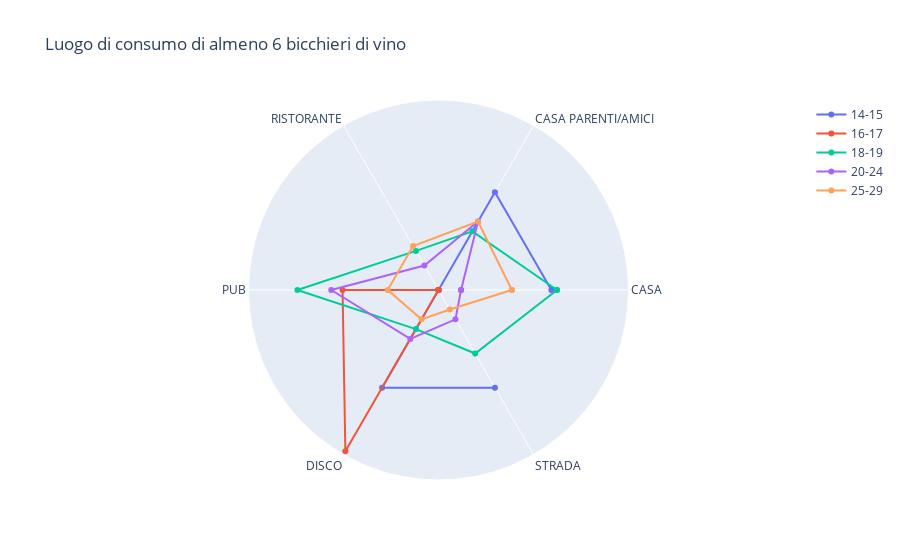

Notebook source saved alongside this figure:
### Code cell
import plotly.graph_objects as go
import plotly.offline as pyo


categories = ['CASA', 'CASA PARENTI/AMICI', 'RISTORANTE', 'PUB', 'DISCO', 'STRADA']
categories = [*categories, categories[0]]

# fascia eta 1, fascia eta 2, fascia eta 3, ...
fascia_5=[0.2,0.2,0,0,0.2]
fascia_6=[0,0,0,0.17,0.33,0]
fascia_7=[0.21,0.12,0.08,0.25,0.08,0.13]
fascia_8=[0.04,0.14,0.05,0.19,0.10,0.06]
fascia_9=[0.13,0.14,0.09,0.09,0.06,0.04]

fascia_5=[*fascia_5, fascia_5[0]]
fascia_6=[*fascia_6, fascia_6[0]]
fascia_7=[*fascia_7, fascia_7[0]]
fascia_8=[*fascia_8, fascia_8[0]]
fascia_9=[*fascia_9, fascia_9[0]]

fig = go.Figure(
    data=[
        go.Scatterpolar(r=fascia_5, theta=categories, name='14-15'),
        go.Scatterpolar(r=fascia_6, theta=categories, name='16-17'),
        go.Scatterpolar(r=fascia_7, theta=categories, name='18-19'),
        go.Scatterpolar(r=fascia_8, theta=categories, name='20-24'),
        go.Scatterpolar(r=fascia_9, theta=categories, name='25-29'),
    ],
    layout=go.Layout(
        title=go.layout.Title(text='Luogo di consumo di almeno 6 bicchieri di vino'),
        polar={'radialaxis': {'visible': False}},
        showlegend=True,
    )
)

fig.show()

### Figure 1 — Plotly figure (JSON) as saved in the notebook; plotly's stock layout.template omitted (floating-point values rounded to 4 significant figures)
{"data": [{"name": "14-15", "r": [0.2, 0.2, 0, 0, 0.2, 0.2], "theta": ["CASA", "CASA PARENTI/AMICI", "RISTORANTE", "PUB", "DISCO", "STRADA", "CASA"], "type": "scatterpolar"}, {"name": "16-17", "r": [0, 0, 0, 0.17, 0.33, 0, 0], "theta": ["CASA", "CASA PARENTI/AMICI", "RISTORANTE", "PUB", "DISCO", "STRADA", "CASA"], "type": "scatterpolar"}, {"name": "18-19", "r": [0.21, 0.12, 0.08, 0.25, 0.08, 0.13, 0.21], "theta": ["CASA", "CASA PARENTI/AMICI", "RISTORANTE", "PUB", "DISCO", "STRADA", "CASA"], "type": "scatterpolar"}, {"name": "20-24", "r": [0.04, 0.14, 0.05, 0.19, 0.1, 0.06, 0.04], "theta": ["CASA", "CASA PARENTI/AMICI", "RISTORANTE", "PUB", "DISCO", "STRADA", "CASA"], "type": "scatterpolar"}, {"name": "25-29", "r": [0.13, 0.14, 0.09, 0.09, 0.06, 0.04, 0.13], "theta": ["CASA", "CASA PARENTI/AMICI", "RISTORANTE", "PUB", "DISCO", "STRADA", "CASA"], "type": "scatterpolar"}], "layout": {"polar": {"radialaxis": {"visible": false}}, "showlegend": true, "title": {"text": "Luogo di consumo di almeno 6 bicchieri di vino"}}}
